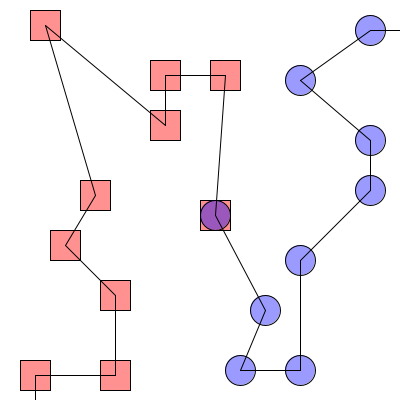
Frame 1 (no input)
Frame 60 (the mouse pressed at the canvas centre just before this capture): identical to frame 1, image omitted
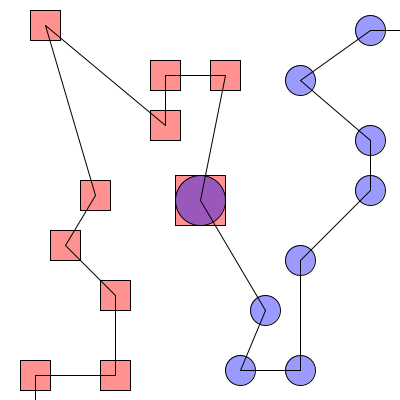
Frame 120 (the mouse held since frame 60 and released just before this capture)

The Processing sketch that drew these frames (run headless with seeded random() and noise(); from frame 60 on, the mouse is pressed at the canvas centre):

// Processing sketch: processing_57907
// ── processing_57907.pde

void setup(){
smooth();
size(400, 400);
}

void draw(){
background(255);

//boxes
fill(255, 0, 0, 110);
rect(20, 360, 30, 30);
rect(100, 360, 30, 30);
rect(100, 280, 30, 30);
rect(50, 230, 30, 30);
rect(80, 180, 30, 30);
rect(30, 10, 30, 30);
rect(150, 110, 30, 30);
rect(150, 60, 30, 30);
rect(210, 60, 30, 30);
//rect(200, 200, 30, 30);
if(mousePressed){
rect(mouseX-25, mouseY-25, 50, 50);
}
else {
rect(200, 200, 30, 30);
}

//circles
fill(0, 0, 255, 100);
ellipse(370, 30, 30, 30);
ellipse(300, 80, 30, 30);
ellipse(370, 140, 30, 30);
ellipse(370, 190, 30, 30);
ellipse(300, 260, 30, 30);
ellipse(300, 370, 30, 30);
ellipse(240, 370, 30, 30);
ellipse(265, 310, 30, 30);
//ellipse(215, 215, 30, 30);
if(mousePressed){
ellipse(mouseX, mouseY, 50, 50);
}
else {
ellipse(215, 215, 30, 30);
}

//lines (boxes)
line(35, 415, 35, 375);
line(35, 375, 115, 375);
line(115, 375, 115, 295);
line(115, 295, 65, 245);
line(65, 245, 95, 195);
line(95, 195, 45, 25);
line(45, 25, 165, 125);
line(165, 125, 165, 75);
line(165, 75, 225, 75);
//line(225, 75, 215, 215);
if(mousePressed){
line(225, 75, mouseX, mouseY);
}
else {
line(225, 75, 215, 215);
}

//lines (circles)
line(400, 30, 370, 30);
line(370, 30, 300, 80);
line(300, 80, 370, 140);
line(370, 140, 370, 190);
line(370, 190, 300, 260);
line(300, 260, 300, 370);
line(300, 370, 240, 370);
line(240, 370, 265, 310);
//line(265, 310, 215, 215);
if(mousePressed){
line(265, 310,mouseX, mouseY);
}
else {
line(265, 310, 215, 215);
}

}
